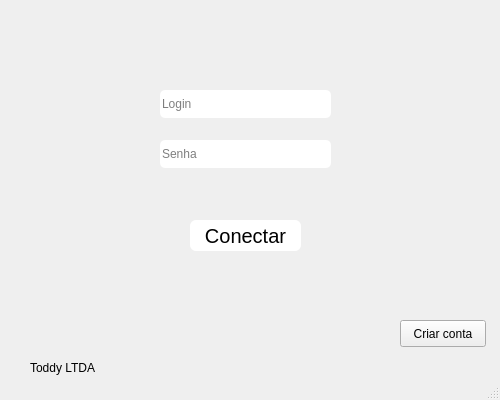
<?xml version="1.0" encoding="UTF-8"?>
<ui version="4.0">
 <class>MainWindow</class>
 <widget class="QMainWindow" name="MainWindow">
  <property name="geometry">
   <rect>
    <x>0</x>
    <y>0</y>
    <width>500</width>
    <height>400</height>
   </rect>
  </property>
  <property name="minimumSize">
   <size>
    <width>500</width>
    <height>400</height>
   </size>
  </property>
  <property name="maximumSize">
   <size>
    <width>500</width>
    <height>400</height>
   </size>
  </property>
  <property name="windowTitle">
   <string>MainWindow</string>
  </property>
  <widget class="QWidget" name="centralwidget">
   <widget class="QPushButton" name="pushButton">
    <property name="geometry">
     <rect>
      <x>190</x>
      <y>220</y>
      <width>111</width>
      <height>31</height>
     </rect>
    </property>
    <property name="font">
     <font>
      <pointsize>15</pointsize>
     </font>
    </property>
    <property name="autoFillBackground">
     <bool>false</bool>
    </property>
    <property name="styleSheet">
     <string notr="true">background-color: rgb(255, 255, 255);
border-radius: 6px;</string>
    </property>
    <property name="text">
     <string>Conectar</string>
    </property>
   </widget>
   <widget class="QLineEdit" name="lineEdit">
    <property name="geometry">
     <rect>
      <x>160</x>
      <y>90</y>
      <width>171</width>
      <height>28</height>
     </rect>
    </property>
    <property name="styleSheet">
     <string notr="true">border-radius:  5px;</string>
    </property>
    <property name="placeholderText">
     <string>Login</string>
    </property>
   </widget>
   <widget class="QLineEdit" name="lineEdit_2">
    <property name="geometry">
     <rect>
      <x>160</x>
      <y>140</y>
      <width>171</width>
      <height>28</height>
     </rect>
    </property>
    <property name="styleSheet">
     <string notr="true">border-radius: 5px;</string>
    </property>
    <property name="placeholderText">
     <string>Senha</string>
    </property>
   </widget>
   <widget class="QLabel" name="label">
    <property name="geometry">
     <rect>
      <x>30</x>
      <y>360</y>
      <width>91</width>
      <height>16</height>
     </rect>
    </property>
    <property name="text">
     <string>Toddy LTDA</string>
    </property>
   </widget>
   <widget class="QPushButton" name="pushButton_2">
    <property name="geometry">
     <rect>
      <x>400</x>
      <y>320</y>
      <width>86</width>
      <height>27</height>
     </rect>
    </property>
    <property name="text">
     <string>Criar conta</string>
    </property>
   </widget>
   <widget class="QLabel" name="label4">
    <property name="geometry">
     <rect>
      <x>170</x>
      <y>180</y>
      <width>171</width>
      <height>16</height>
     </rect>
    </property>
    <property name="font">
     <font>
      <pointsize>14</pointsize>
     </font>
    </property>
    <property name="styleSheet">
     <string notr="true">color:rgb(255, 0, 0)</string>
    </property>
    <property name="text">
     <string/>
    </property>
   </widget>
  </widget>
  <widget class="QMenuBar" name="menubar">
   <property name="geometry">
    <rect>
     <x>0</x>
     <y>0</y>
     <width>500</width>
     <height>24</height>
    </rect>
   </property>
  </widget>
  <widget class="QStatusBar" name="statusbar"/>
 </widget>
 <resources/>
 <connections/>
</ui>
